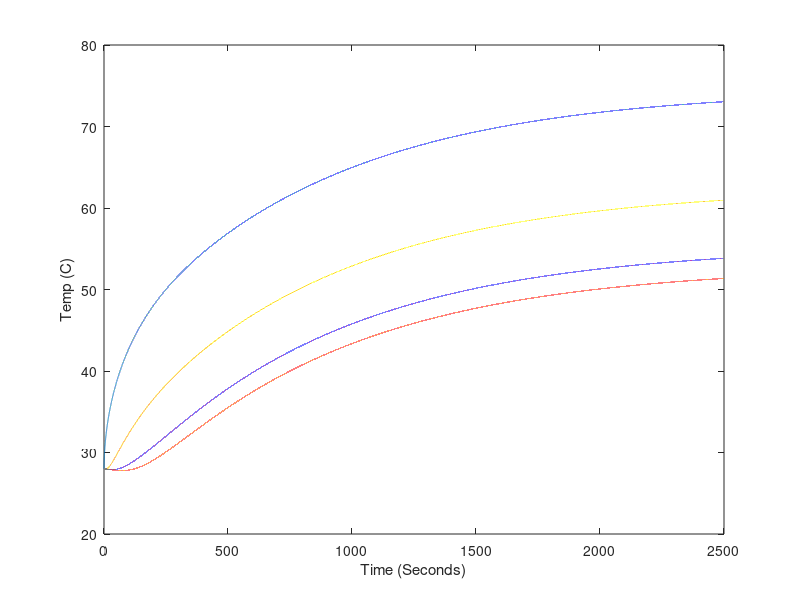

The MATLAB script that drew this image: (Note: this script raises an error after producing the figure.)
%Number of steps
Nx = 60; %Number of steps in length
Nt = 100000; %Number of steps in time
t0 = 0; %Start time (s)
tf = 2500; %End time (s)
x0 = 0; %Start length (m)
xf = 0.3; %End length (m)

%Constants
kc = 13.5; %Convection coefficient of horizontal Al rod (W/(m^2K))
k = 180; %Constant of conductivity of Al (W/(mK))
a = 0.011; %Radius of the rod (m)
e = .21; %Emmisivity of sandblasted Al rod
SBc = 5.67e-8; %Stefan-Boltzmann constant (W/(m^2K^4))
Tamb = 298; %Ambient temperature (K)
Cp = 860; %Specific heat capacity of Al (J/(K kg))
rho = 2.7e3; %Density of Al (kg/m^3)

%Calculated numbers
dx = (xf - x0)/(Nx);
dt = (tf - t0)/(Nt);
dT_convec = @(Tx) (kc*2*(Tx-Tamb)*dt)/(Cp*rho*a); %Temperature change due to convection (K)
dT_rad = @(Tx) (e*SBc*2*(Tx.^4-Tamb^4)*dt)/(Cp*rho*a); %Temperature change due to radiation (K)
dT_convec_end = @(Tx) (kc*(Tx-Tamb)*dt)/(Cp*rho*dx);
dT_rad_end = @(Tx) (e*SBc*(Tx.^4-Tamb^4)*dt)/(Cp*rho*dx);
dT = @(P) (P * dt)/(Cp * pi*a^2*dx*rho); %Temperature change in chunk (K)

%==============
%= Simulation =
%==============

%Constants
Pinl = 12; %Power into the left side of the rod (W)

%Storage
T = zeros(Nx, Nt); %Array o temp over time, indices are (x,t)

%initial
T(:,1) = ones(Nx,1)*(273+28); %Set all temperatures to Tamb

for time = 1:Nt-1
    %power in to rod
    T(1,time+1)=T(1,time)+dT(Pinl);
    
    %temperature changes due to conduction
    %along rod
    T(2:Nx-1,time+1)=T(2:Nx-1,time)+(k/(Cp*rho))*((T(3:Nx,time)-2*T(2:Nx-1,time)+T(1:Nx-2,time))./dx^2)*dt;
    T(1,time+1) = T(1,time+1)+((k/(Cp*rho))*(T(2,time)-T(1,time+1))./dx^2)*dt;
    T(Nx,time+1) = T(Nx,time)-((k/(Cp*rho))*(T(Nx,time)-T(Nx-1,time))./dx^2)*dt;
    
    %temperature changes due to loss in convection and radiation
    %along rod
    T(1:Nx,time+1)=T(1:Nx,time+1) - dT_convec(T(1:Nx,time+1)) - dT_rad(T(1:Nx,time+1));
    
    %at cold and hot end of rod
    T(Nx,time+1)=T(Nx,time+1) - dT_convec_end(T(Nx,time+1)) - dT_rad_end(T(Nx,time+1));
end

timeSim = linspace(0,tf,Nt);

% for position = 1:Nx
%     plot(timeSim,(T(position,:)-273));
%     hold on;
% end

plot(timeSim,(T(1,:)-273));
hold on
plot(timeSim,(T(Nx,:)-273));
% plot(timeSim,(T(floor(Nx/3),:)-273));
% plot(timeSim,(T(floor(2*Nx/3),:)-273));
plot(timeSim,(T(20,:)-273))
plot(timeSim,(T(40,:)-273));

xlabel('Time (Seconds)');
ylabel('Temp (C)');

timeDATA = timeDATA(1:size(T1, 2));
plot(timeDATA, T1, 'c', timeDATA, T2, 'y', timeDATA, T3, 'g', timeDATA, T4, 'r', timeDATA, T5, 'm')

hold off
